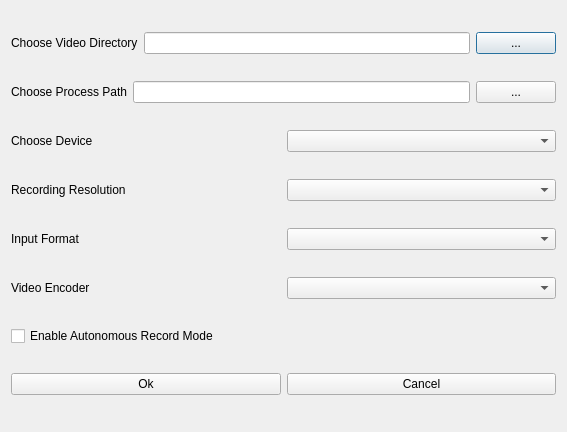
<?xml version="1.0" encoding="UTF-8"?>
<ui version="4.0">
 <class>ConfigDialog</class>
 <widget class="QDialog" name="ConfigDialog">
  <property name="windowModality">
   <enum>Qt::ApplicationModal</enum>
  </property>
  <property name="geometry">
   <rect>
    <x>0</x>
    <y>0</y>
    <width>567</width>
    <height>432</height>
   </rect>
  </property>
  <property name="sizePolicy">
   <sizepolicy hsizetype="Fixed" vsizetype="Fixed">
    <horstretch>0</horstretch>
    <verstretch>0</verstretch>
   </sizepolicy>
  </property>
  <property name="windowTitle">
   <string>Vide Capture Configuration</string>
  </property>
  <layout class="QVBoxLayout" name="verticalLayout">
   <item>
    <layout class="QHBoxLayout" name="horizontalLayout_4">
     <item>
      <widget class="QLabel" name="ChooseVidDir">
       <property name="text">
        <string>Choose Video Directory</string>
       </property>
      </widget>
     </item>
     <item>
      <layout class="QHBoxLayout" name="horizontalLayout">
       <item>
        <widget class="QLineEdit" name="VideoDirectory"/>
       </item>
       <item>
        <widget class="QPushButton" name="GetVideoDirectory">
         <property name="text">
          <string>...</string>
         </property>
        </widget>
       </item>
      </layout>
     </item>
    </layout>
   </item>
   <item>
    <layout class="QHBoxLayout" name="horizontalLayout_5">
     <item>
      <widget class="QLabel" name="ChooseProccPath">
       <property name="text">
        <string>Choose Process Path</string>
       </property>
      </widget>
     </item>
     <item>
      <layout class="QHBoxLayout" name="horizontalLayout_2">
       <item>
        <widget class="QLineEdit" name="ProcessPath"/>
       </item>
       <item>
        <widget class="QPushButton" name="GetProcessPath">
         <property name="text">
          <string>...</string>
         </property>
        </widget>
       </item>
      </layout>
     </item>
    </layout>
   </item>
   <item>
    <layout class="QHBoxLayout" name="horizontalLayout_6">
     <item>
      <widget class="QLabel" name="ChooseDev">
       <property name="text">
        <string>Choose Device</string>
       </property>
      </widget>
     </item>
     <item>
      <layout class="QHBoxLayout" name="horizontalLayout_3">
       <item>
        <widget class="QComboBox" name="SelectDevice"/>
       </item>
      </layout>
     </item>
    </layout>
   </item>
   <item>
    <layout class="QHBoxLayout" name="horizontalLayout_7">
     <item>
      <widget class="QLabel" name="ChooseRes">
       <property name="text">
        <string>Recording Resolution</string>
       </property>
      </widget>
     </item>
     <item>
      <layout class="QHBoxLayout" name="horizontalLayout_8">
       <item>
        <widget class="QComboBox" name="SelectResolution"/>
       </item>
      </layout>
     </item>
    </layout>
   </item>
   <item>
    <layout class="QHBoxLayout" name="horizontalLayout_9">
     <item>
      <widget class="QLabel" name="ChooseInForm">
       <property name="text">
        <string>Input Format</string>
       </property>
      </widget>
     </item>
     <item>
      <layout class="QHBoxLayout" name="horizontalLayout_10">
       <item>
        <widget class="QComboBox" name="SelectInputFormat"/>
       </item>
      </layout>
     </item>
    </layout>
   </item>
   <item>
    <layout class="QHBoxLayout" name="horizontalLayout_11">
     <item>
      <widget class="QLabel" name="ChooseVidEnc">
       <property name="text">
        <string>Video Encoder</string>
       </property>
      </widget>
     </item>
     <item>
      <layout class="QHBoxLayout" name="horizontalLayout_12">
       <item>
        <widget class="QComboBox" name="SelectVideoEncoder"/>
       </item>
      </layout>
     </item>
    </layout>
   </item>
   <item>
    <layout class="QHBoxLayout" name="horizontalLayout_14">
     <property name="spacing">
      <number>0</number>
     </property>
     <item>
      <widget class="QCheckBox" name="ToggleAutonomousMode">
       <property name="text">
        <string>Enable Autonomous Record Mode</string>
       </property>
       <property name="icon">
        <iconset resource="images.qrc">
         <normaloff>:/images/droneicon.png</normaloff>:/images/droneicon.png</iconset>
       </property>
       <property name="iconSize">
        <size>
         <width>32</width>
         <height>32</height>
        </size>
       </property>
      </widget>
     </item>
    </layout>
   </item>
   <item>
    <layout class="QHBoxLayout" name="horizontalLayout_13">
     <item>
      <widget class="QPushButton" name="ButtonOk">
       <property name="text">
        <string>Ok</string>
       </property>
      </widget>
     </item>
     <item>
      <widget class="QPushButton" name="ButtonCancel">
       <property name="text">
        <string>Cancel</string>
       </property>
      </widget>
     </item>
    </layout>
   </item>
  </layout>
 </widget>
 <resources>
  <include location="images.qrc"/>
 </resources>
 <connections/>
</ui>
